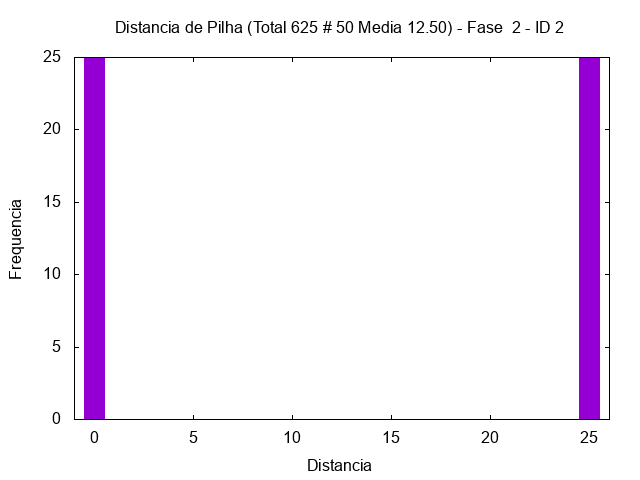

Recreate this plot in gnuplot.
set term png
set output "/tmp/out/mult-hist-2-2.png"
set style fill solid 1.0
set title "Distancia de Pilha (Total 625 # 50 Media 12.50) - Fase  2 - ID 2"
set xlabel "Distancia"
set ylabel "Frequencia"
plot [-1:26] "/tmp/out/mult-hist-2-2.gpdat" u 3:4 w boxes t ""
